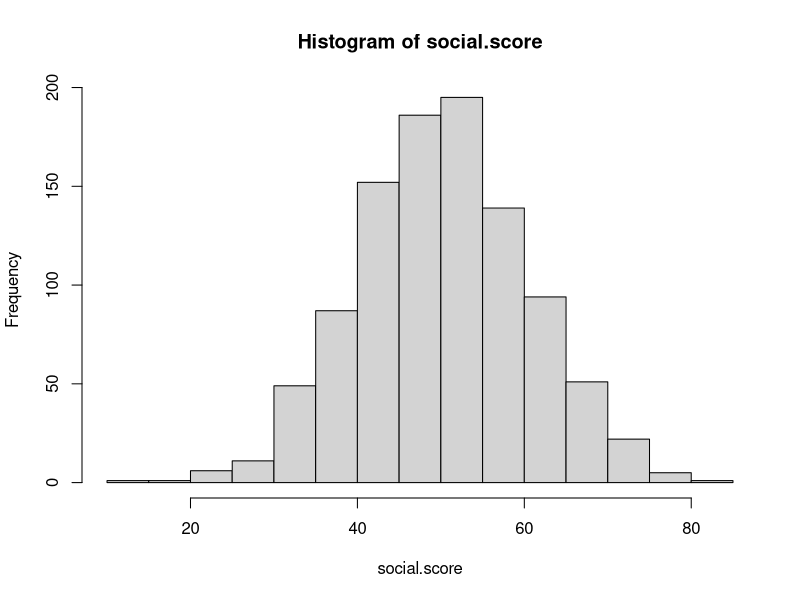
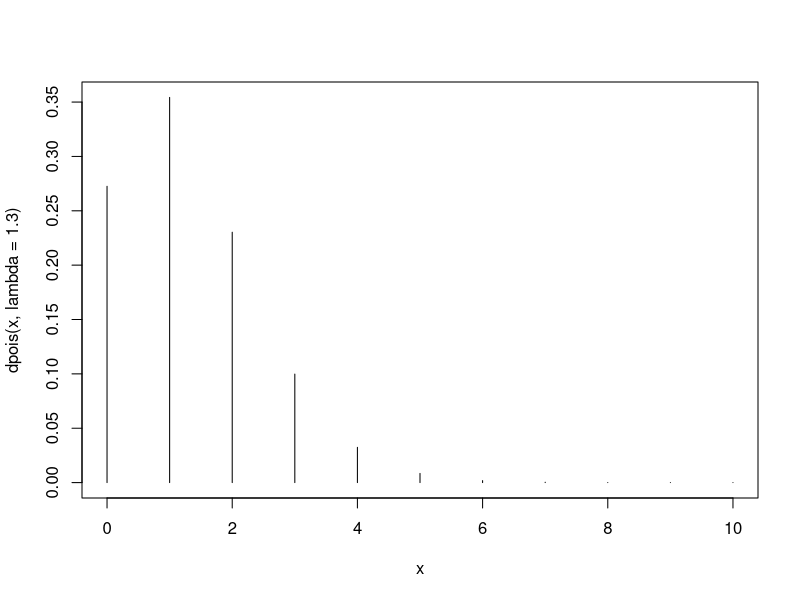

Reproduce these figures in R, in order.
## ---- chunk 1
knitr::opts_chunk$set(echo = TRUE)
## ---- chunk 2
social.score <- rnorm(1000, mean=50, sd=10)
hist(social.score)

#사탐에서 1등급 컷(즉 96 percentile)에 해당하는 점수는 얼마인가?
qnorm(0.96, mean=50, sd=10)

#만약 내 표준점수가 64점이라면 내 점수는 몇등급에 해당하는가?
pnorm(64, mean=50, sd=10)

## ---- chunk 3
1-ppois(1,lambda = 1.3)

#평균 1.3인 포아송 분포의 확률밀도 함수를 그려보자.
x <- c(0:10)
plot(x, dpois(x,lambda = 1.3), type='h')
